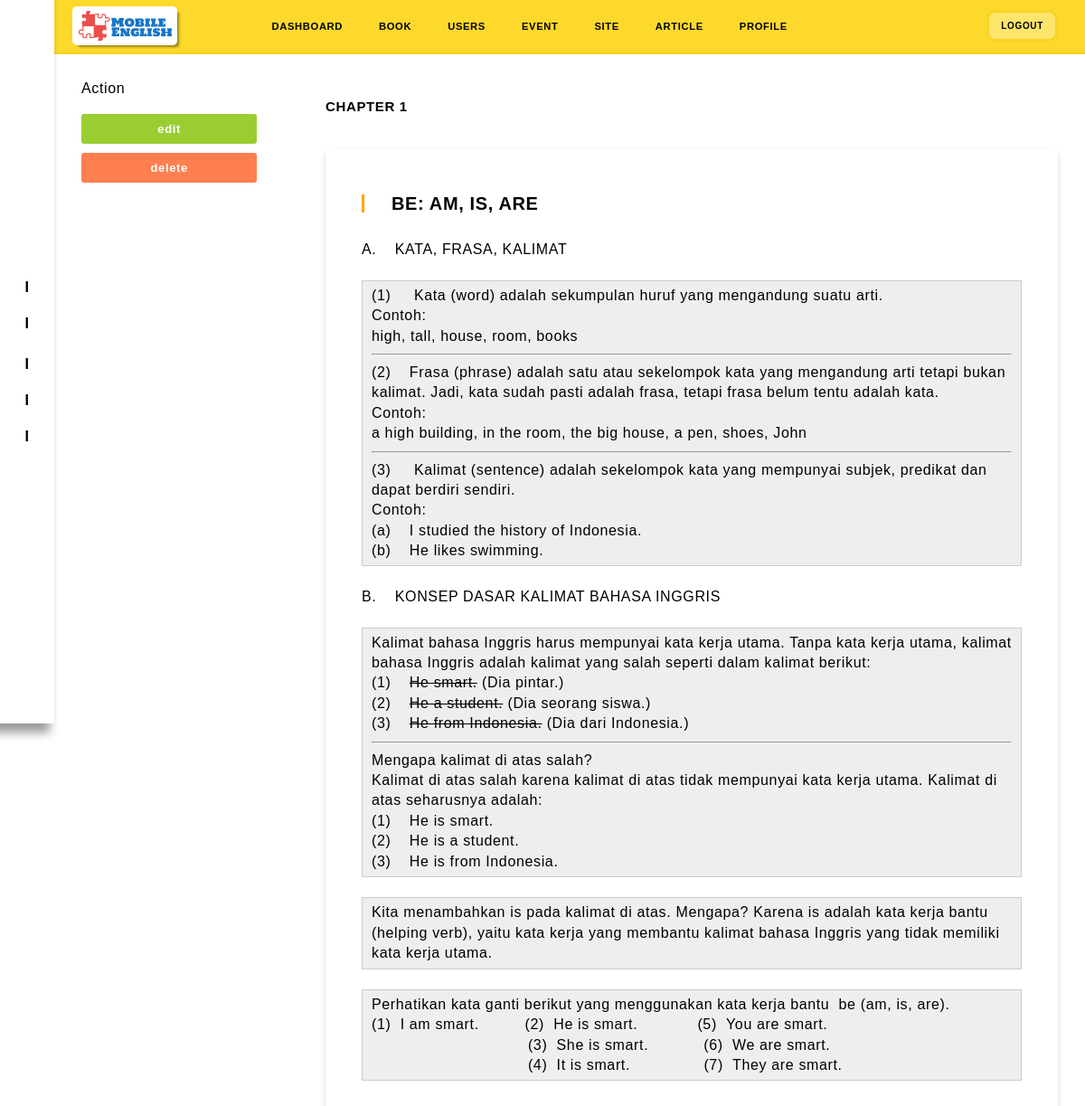
Page /office/chapter.php?ch_ref=2 on the committed database.
### tables this page shows
CREATE TABLE `book_chapter` (
  `chapter_id` int(11) NOT NULL,
  `book_id` int(11) NOT NULL,
  `chapter` int(11) NOT NULL,
  `page` int(11) NOT NULL,
  `heading` text NOT NULL,
  `content` text NOT NULL
);

### office/controller/auth.php (called while the page is built, shortened)
<?php
class Auth {
	function executeNotRow($sql){
		require "config/database.php";
		$execute = $db->query($sql);
		return $execute;
	}
}
?>

### office/chapter.php (the view, shortened to what this page needs)
<?php
	require 'controller/auth.php';
	$book_id = $_GET["book_ref"];
	$ch_ref = $_GET["ch_ref"];
	$auth = new Auth();
	$chapter = $auth->executeNotRow("SELECT * FROM book_chapter WHERE chapter_id = '$ch_ref'");
	$chapter_data = $chapter->fetch_assoc();
?>
<!DOCTYPE html>
<html>
	<?php include 'head.php'; ?>
<body>
<div class="container">
	<?php include 'sidebar.php'; ?>
	<div class="main-wrapper">
		<?php include 'header.php'; ?>
		<div class="chapter-view">
			<div class="nav">
				<h4>Action</h4>
				<a href="chapter_edit.php?book_ref=<?php echo $book_id;?>&ch_ref=<?php echo $chapter_data["chapter_id"];?>">edit</a>
				<a style="background-color: coral" href="#">delete</a>
			</div>
			<div class="paper">
				<h4>Chapter <?php echo $chapter_data["chapter"]; ?></h4>
				<div class="content">
					<h3><?php echo $chapter_data["heading"]; ?></h3>
					<?php echo $chapter_data["content"]; ?>
				</div>
			</div>
		</div>
	</div>
</div>
</body>
</html>

### office/assets/css/desktop-style.css (style rules this page uses)
* { box-shadow: var(--box-x, 0) var(--box-y, 0) var(--box-blur) var(--box-scale, 0) var(--box-color, transparent); }
body { font-family: 'Helvetica'; background-color: white; }
.container { background-color: #F4F4F2; }
a { text-decoration: none; color: inherit; }
form h1, h3, div, label, input { width: 100%; }
.main-wrapper { width: 100%; height: 100vh; position: relative; padding-left: 60px; background-image: linear-gradient( 8deg, rgba(0,0,0,0) 50%, #FDD92B 50%); }
.content { width: 100%; padding: 40px 30px 30px 20px; display: flex; justify-content: space-between; }
.chapter-view { display: flex; padding: 30px; justify-content: space-between; background-color: white; }
.chapter-view .paper { width: 75%; display: flex; padding: 20px 0px; flex-direction: column; background-color: white; }
.chapter-view .paper h4 { font-size: 15px; font-weight: bold; text-transform: uppercase; margin-bottom: 40px; }
.chapter-view .paper .content { display: flex; padding: 50px 40px; border-radius: 5px; flex-direction: column; box-shadow: 0 3px 6px rgba(0,0,0,0.06), 0 3px 6px rgba(0,0,0,0.1); }
.chapter-view .paper .content p { line-height: 1.4; }
.chapter-view .paper .content h3 { margin-bottom: 30px; font-weight: bold; font-size: 20px; padding-left: 30px; border-left: 3px solid orange; }
.chapter-view .nav { width: 20%; display: flex; flex-direction: column; flex-wrap: wrap; padding: 0 0 30px 0; margin-bottom: 30px; }
.chapter-view .nav h4 { margin-bottom: 20px; }
.chapter-view .nav a { width: 90%; padding: 10px 13px; background-color: yellowgreen; color: white; font-size: 13px; font-weight: bold; margin-right: 10px; margin-bottom: 10px; text-align: center; border-radius: 3px; }

### rows in the picture
book_chapter: chapter "1", heading "BE: AM, IS, ARE", content "A. KATA, FRASA, KALIMAT (1) Kata (word) adalah sekumpulan huruf yang mengandung suatu arti. Contoh: high, tall, house, room, books (2) Frasa (phrase) adalah satu atau sekelompok kata yang mengandung arti tetapi bukan kalimat. Jadi, kata sudah pasti adalah frasa, tetapi frasa belum tentu adalah kata. Contoh: a high building, in the room, the big house, a pen, shoes, John (3) Kalimat (sentence) adalah sekelompok kata yang mempunyai subjek, predikat dan dapat berdiri sendiri. Contoh: (a) I studied the history of Indonesia. (b) He likes swimming. B. KONSEP DASAR KALIMAT BAHASA INGGRIS Kalimat bahasa Inggris harus mempunyai kata kerja utama. Tanpa kata kerja utama, kalimat bahasa Inggris adalah…"
